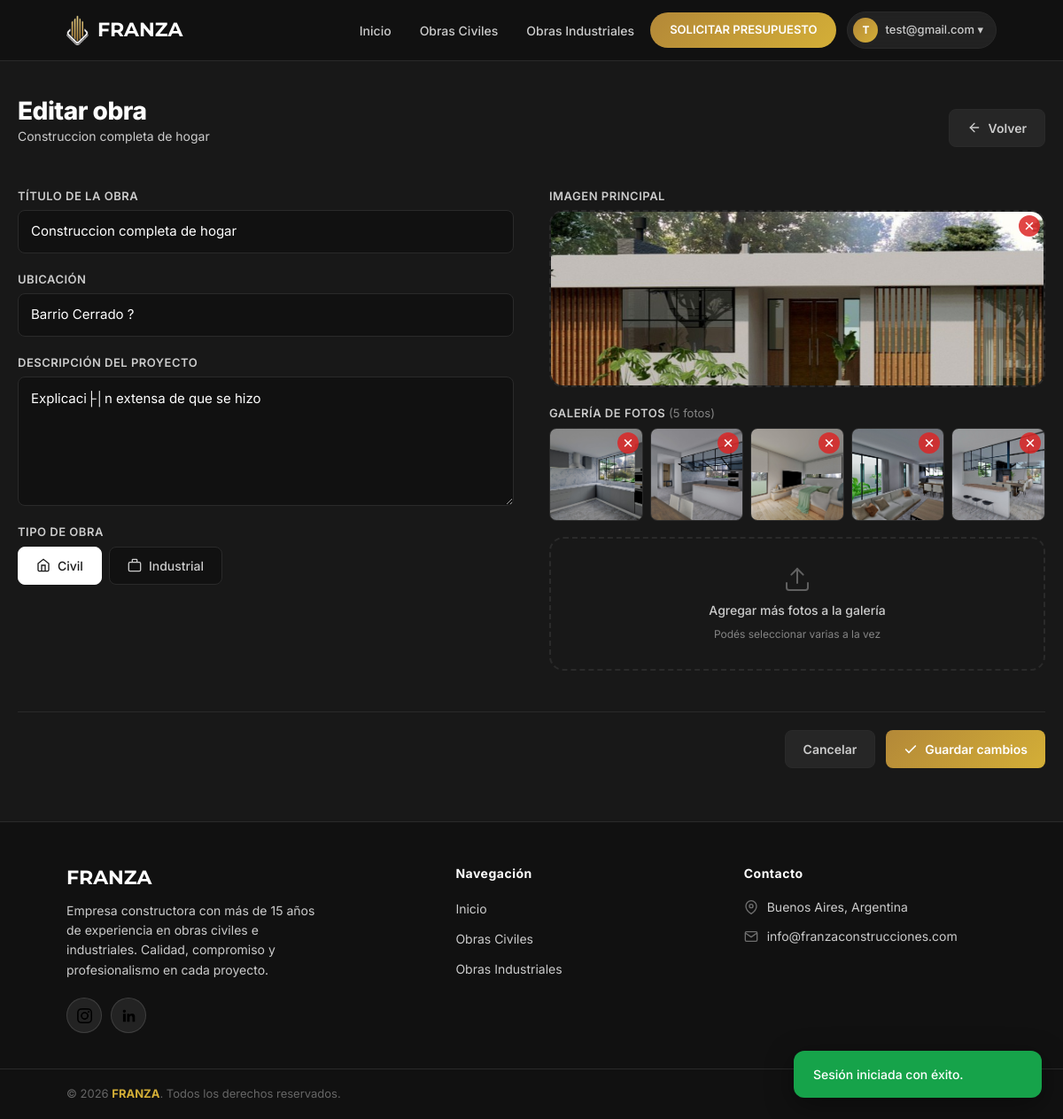
Page /sitio/admin/index.php?seccion=obras-editar&id=68 (signed in) on the committed database.
### tables this page shows
CREATE TABLE `usuarios` (
  `usuario_id` int(10) unsigned NOT NULL AUTO_INCREMENT,
  `rol_fk` int(10) unsigned NOT NULL,
  `email` varchar(255) NOT NULL,
  `password` varchar(255) NOT NULL,
  PRIMARY KEY (`usuario_id`),
  UNIQUE KEY `email_UNIQUE` (`email`),
  KEY `usuarios_roles_fk_idx` (`rol_fk`),
  CONSTRAINT `usuarios_roles_fk` FOREIGN KEY (`rol_fk`) REFERENCES `roles` (`rol_id`) ON DELETE NO ACTION ON UPDATE NO ACTION
);

CREATE TABLE `obras` (
  `obra_id` int(10) unsigned NOT NULL AUTO_INCREMENT,
  `usuario_fk` int(10) unsigned NOT NULL,
  `carpeta` varchar(100) NOT NULL,
  `titulo` varchar(100) NOT NULL,
  `ubicacion` varchar(100) NOT NULL,
  `explicacion` varchar(500) NOT NULL,
  `tipo` varchar(100) NOT NULL,
  `imagen` varchar(255) NOT NULL,
  PRIMARY KEY (`obra_id`),
  KEY `obras_usuarios_fk_idx` (`usuario_fk`),
  CONSTRAINT `obras_usuarios_fk` FOREIGN KEY (`usuario_fk`) REFERENCES `usuarios` (`usuario_id`) ON DELETE NO ACTION ON UPDATE NO ACTION
);

### sitio/admin/views/obras-editar.php (the view, shortened to what the rows shown need)
<?php
$obra = (new Obras)->porId((int)($_GET['id'] ?? 0));
if(isset($_SESSION['errores'])) {
    $errores = $_SESSION['errores'];
    unset($_SESSION['errores']);
} else {
    $errores = [];
}
if(isset($_SESSION['datos_viejos'])) {
    $datosViejos = $_SESSION['datos_viejos'];
    unset($_SESSION['datos_viejos']);
} else {
    $datosViejos = [];
}
?>
<section class="admin-panel">
    <div class="admin-panel-header">
        <div>
            <h1 class="admin-panel-title">Editar obra</h1>
            <p class="admin-panel-subtitle"><?= $obra ? htmlspecialchars($obra->getTitulo()) : 'Obra no encontrada' ?></p>
        </div>
    </div>
    <?php if(!$obra): ?>
        <div class="admin-empty">
            <svg width="48" height="48" viewBox="0 0 24 24" fill="none" stroke="currentColor" stroke-width="1.5"><circle cx="12" cy="12" r="10"/><line x1="12" y1="8" x2="12" y2="12"/><line x1="12" y1="16" x2="12.01" y2="16"/></svg>
            <h3>Obra no encontrada</h3>
            <p>La obra que intentás editar no existe.</p>
            <a href="index.php?seccion=obras" class="admin-btn admin-btn-primary">Volver a obras</a>
        </div>
    <?php else: ?>
        <?php
            $galeriaActual = $obra->getGaleriaImagenes();
            $rutaBase = $obra->getRutaImagenes();
            $imgPortada = $obra->getImagen();
        ?>
        <form class="admin-form" action="acciones/obras-editar.php?id=<?= $obra->getObraId() ?>" method="post" enctype="multipart/form-data">
            <div class="admin-form-grid">
                <div class="admin-form-fields">
                    <div class="admin-form-group">
                        <label for="titulo" class="admin-label">Título de la obra</label>
                        <input type="text" id="titulo" name="titulo" class="admin-input <?= isset($errores['titulo']) ? 'admin-input-error' : '' ?>" value="<?= htmlspecialchars($datosViejos['titulo'] ?? $obra->getTitulo()) ?>">
                    </div>
                    <div class="admin-form-group">
                        <label for="ubicacion" class="admin-label">Ubicación</label>
                        <input type="text" id="ubicacion" name="ubicacion" class="admin-input <?= isset($errores['ubicacion']) ? 'admin-input-error' : '' ?>" value="<?= htmlspecialchars($datosViejos['ubicacion'] ?? $obra->getUbicacion()) ?>">
                    </div>
                    <div class="admin-form-group">
                        <label for="explicacion" class="admin-label">Descripción del proyecto</label>
                        <textarea id="explicacion" name="explicacion" class="admin-textarea <?= isset($errores['explicacion']) ? 'admin-input-error' : '' ?>" rows="5"><?= htmlspecialchars($datosViejos['explicacion'] ?? $obra->getExplicacion()) ?></textarea>
                    </div>
                    <div class="admin-form-group">
                        <label class="admin-label">Tipo de obra</label>
                        <div class="admin-tipo-pills">
                            <?php $tipoSel = $datosViejos['tipo'] ?? $obra->getTipo(); ?>
                            <button type="button" class="admin-pill <?= $tipoSel === 'civil' ? 'active' : '' ?>" onclick="seleccionarTipo('civil', this)">
                                <svg width="16" height="16" viewBox="0 0 24 24" fill="none" stroke="currentColor" stroke-width="2"><path d="M3 9l9-7 9 7v11a2 2 0 01-2 2H5a2 2 0 01-2-2z"/><polyline points="9 22 9 12 15 12 15 22"/></svg>
                                Civil
                            </button>
                            <button type="button" class="admin-pill <?= $tipoSel === 'industrial' ? 'active' : '' ?>" onclick="seleccionarTipo('industrial', this)">
                                <svg width="16" height="16" viewBox="0 0 24 24" fill="none" stroke="currentColor" stroke-width="2"><rect x="2" y="7" width="20" height="15" rx="2"/><path d="M16 7V3a1 1 0 00-1-1H9a1 1 0 00-1 1v4"/></svg>
                                Industrial
                            </button>
                        </div>
                    </div>
                </div>
                <div class="admin-form-images">
                    <div class="admin-form-group">
                        <?php
                            $imgAbsPath = __DIR__ . '/../../' . $rutaBase . $imgPortada;
                            $tienePortada = !empty($imgPortada) && file_exists($imgAbsPath);
                        ?>
                        <label class="admin-label">Imagen principal</label>
                        <div class="admin-upload-zone" id="main-upload-zone" onclick="document.getElementById('imagen').click();">
                            <img id="preview-main-img" src="<?= $tienePortada ? '../' . htmlspecialchars($rutaBase . $imgPortada) : '' ?>" alt="Previsualización" <?= $tienePortada ? '' : 'style="display:none;"' ?>>
                            <?php if($tienePortada): ?>
                            <button type="button" id="main-img-delete-btn" class="admin-gallery-delete admin-main-img-delete" onclick="event.stopPropagation(); eliminarImagenPrincipal(<?= $obra->getObraId() ?>)" title="Eliminar imagen principal">
                                <svg width="14" height="14" viewBox="0 0 24 24" fill="none" stroke="currentColor" stroke-width="2.5" stroke-linecap="round"><line x1="18" y1="6" x2="6" y2="18"/><line x1="6" y1="6" x2="18" y2="18"/></svg>
                            </button>
                            <?php endif; ?>
                        </div>
                    </div>
                    <div class="admin-form-group">
                        <label class="admin-label">Galería de fotos <span class="admin-label-opt">(<?= count($galeriaActual) ?> foto<?= count($galeriaActual) !== 1 ? 's' : '' ?>)</span></label>
                        <?php if(count($galeriaActual) > 0): ?>
                        <div class="admin-gallery-existing">
                            <?php foreach($galeriaActual as $gImg): ?>
                            <div class="admin-gallery-thumb" id="thumb-<?= md5($gImg) ?>">
                                <img src="../<?= htmlspecialchars($rutaBase . $gImg) ?>" alt="<?= htmlspecialchars($gImg) ?>">
                                <button type="button" class="admin-gallery-delete" onclick="eliminarFotoGaleria(<?= $obra->getObraId() ?>, '<?= htmlspecialchars($gImg, ENT_QUOTES) ?>', '<?= md5($gImg) ?>')" title="Eliminar foto">
                                    <svg width="14" height="14" viewBox="0 0 24 24" fill="none" stroke="currentColor" stroke-width="2.5" stroke-linecap="round"><line x1="18" y1="6" x2="6" y2="18"/><line x1="6" y1="6" x2="18" y2="18"/></svg>
                                </button>
                            </div>
                            <?php endforeach; ?>
                        </div>
                        <?php endif; ?>
                        <div class="admin-upload-zone admin-upload-gallery" id="gallery-upload-zone" onclick="document.getElementById('archivo-galeria').click();">
                            <div id="gallery-upload-placeholder" class="admin-upload-placeholder">
                                <svg width="32" height="32" viewBox="0 0 24 24" fill="none" stroke="currentColor" stroke-width="1.5" stroke-linecap="round"><path d="M21 15v4a2 2 0 01-2 2H5a2 2 0 01-2-2v-4"/><polyline points="17 8 12 3 7 8"/><line x1="12" y1="3" x2="12" y2="15"/></svg>
                                <p>Agregar más fotos a la galería</p>
                                <span>Podés seleccionar varias a la vez</span>
                            </div>
                        </div>
                    </div>
                </div>
            </div>
            <div class="admin-form-actions">
                <a href="index.php?seccion=obras" class="admin-btn admin-btn-secondary">Cancelar</a>
                <button type="submit" class="admin-btn admin-btn-primary">
                    <svg width="16" height="16" viewBox="0 0 24 24" fill="none" stroke="currentColor" stroke-width="2.5" stroke-linecap="round"><polyline points="20 6 9 17 4 12"/></svg>
                    Guardar cambios
                </button>
            </div>
        </form>
    <?php endif; ?>
</section>

### sitio/admin/index.php (shortened to what the rows shown need)
<?php
$listaRutas = [
    'inicio'              => [
        'titulo' => 'Ingreo al panel de administración',
    ],
    'obras'          => [
        'titulo' => 'Panel de obras',
        'requiereAutenticacion' => true,
    ],
    'obras-agregar'     => [
        'titulo' => 'Agregar obra',
        'requiereAutenticacion' => true,
    ],
    'obras-editar'    => [
        'titulo' => 'Editar obra',
        'requiereAutenticacion' => true,
    ],
    'obras-eliminar'       => [
        'titulo' => 'Eliminar obra',
        'requiereAutenticacion' => true,
    ],
    'registrarse'       => [
        'titulo' => 'Registrarse',
    ],
    '404'               => [
        'titulo' => 'Página no encontrada',
    ],
];
$seccion = $_GET['seccion'] ?? 'inicio';
$rutaOpciones = $listaRutas[$seccion];
$autenticacion = new Autenticacion;
$requiereAutenticacion = $rutaOpciones['requiereAutenticacion'] ?? false;
if(
    $requiereAutenticacion &&
    (
        !$autenticacion->estaAutenticado() ||
        !$autenticacion->getUsuario()->esAdmin()
    )
) {
    $_SESSION['mensajeFeedback'] = "Es necesario ser administrador.";
    $_SESSION['estadoFeedback'] = 'error';
    header("Location: ../index.php");
    exit;
}
?>
<!DOCTYPE html>
<html lang="es">
<head>
    <link href="https://cdn.jsdelivr.net/npm/bootstrap@5.3.3/dist/css/bootstrap.min.css" rel="stylesheet">
    <link rel="stylesheet" href="../styles/css/style.css">
</head>
<body>
    <div class="layout">
        <header>
            <div class="container">
                <a href="../index.php?seccion=inicio" class="logo"><img src="../favicon.png" alt="FRANZA Logo"><h1>FRANZA</h1></a>
                <nav class="main-nav">
                    <ul class="menu">
                        <?php if(!$autenticacion->estaAutenticado()): ?>
                        <li><a href="../index.php?seccion=iniciar-sesion">Acceder</a></li>
                        <?php else: ?>
                        <li class="user-menu">
                            <button type="button" class="user-btn">
                                <span class="user-avatar"><?= strtoupper(substr($autenticacion->getUsuario()->getUsuarioEmail(), 0, 1)) ?></span>
                                <?= htmlspecialchars($autenticacion->getUsuario()->getUsuarioEmail()) ?> ▾
                            </button>
                        </li>
                        <?php endif; ?>
                    </ul>
                </nav>
            </div>
        </header>
        <main class="main-content">
            <?php
            require __DIR__ . '/views/' . $seccion . '.php';
            ?>
        </main>
    </div>
</body>
</html>

### rows in the picture
usuarios: email "T", email "test@gmail.com"
obras: titulo "Construccion completa de hogar", ubicacion "Barrio Cerrado ?", explicacion "Explicaci├│n extensa de que se hizo", tipo+carpeta+imagen (picture), imagen "5"

### other values in the picture
$mensajeFeedback "Sesión iniciada con éxito."
